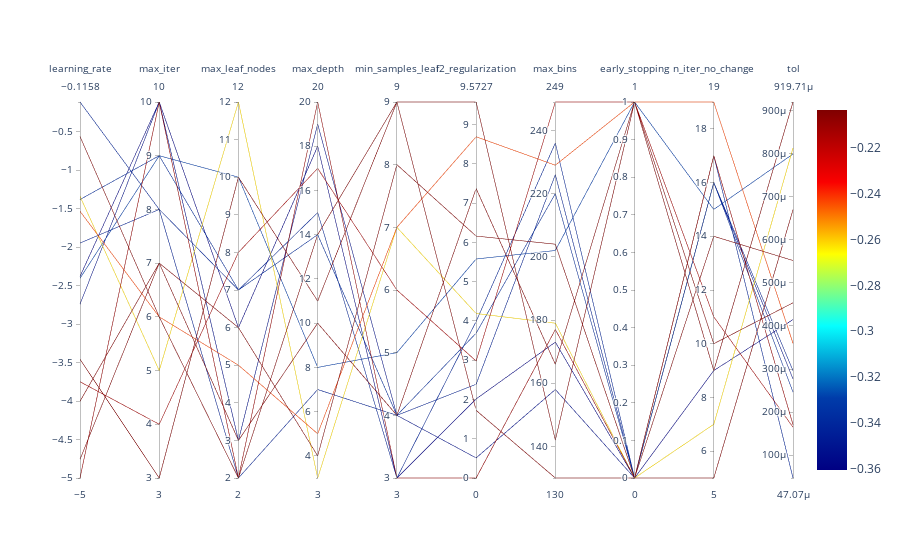

The notebook cell saved with this chart:
### Markdown cell above
## Parallel Coordinates Plot

### Code cell
spot_tuner.parallel_plot()

### Figure 1 — Plotly figure (JSON) as saved in the notebook; plotly's stock layout.template omitted (floating-point values rounded to 4 significant figures)
{"data": [{"dimensions": [{"label": "learning_rate", "range": [-5, -0.1158], "values": [-1.341, -4.756, -0.1158, -3.459, -1.536, -0.5638, -3.75, -2.743, -4.003, -2.406, -1.382, -5, -1.948, -2.383]}, {"label": "max_iter", "range": [3, 10], "values": [5, 7, 8, 3, 6, 6, 4, 10, 7, 9, 9, 10, 8, 10]}, {"label": "max_leaf_nodes", "range": [2, 12], "values": [12, 3, 7, 10, 5, 2, 8, 3, 6, 10, 7, 2, 2, 6]}, {"label": "max_depth", "range": [3, 20], "values": [3, 10, 15, 11, 5, 14, 17, 19, 4, 8, 14, 20, 7, 18]}, {"label": "min_samples_leaf", "range": [3, 9], "values": [7, 4, 3, 9, 7, 9, 6, 4, 8, 5, 4, 3, 4, 3]}, {"label": "l2_regularization", "range": [0, 9.573], "values": [4.188, 7.37, 3.985, 1.722, 8.687, 9.573, 2.978, 0.5116, 6.159, 5.576, 3.686, 0, 2.387, 2.013]}, {"label": "max_bins", "range": [130, 249], "values": [179, 166, 236, 130, 229, 142, 249, 158, 204, 202, 220, 177, 226, 173]}, {"label": "early_stopping", "range": [0, 1], "values": [0, 1, 0, 0, 1, 1, 1, 0, 0, 1, 0, 0, 0, 0]}, {"label": "n_iter_no_change", "range": [5, 19], "values": [7, 10, 17, 14, 19, 9, 11, 16, 5, 15, 16, 17, 16, 9]}, {"label": "tol", "range": [4.707e-05, 0.0009197], "values": [0.0008129, 0.0004537, 4.707e-05, 0.0005518, 0.0003596, 0.0009197, 0.0001649, 0.000277, 0.0006696, 0.000799, 0.0002465, 0.000171, 0.0002961, 0.0004147]}], "line": {"cmax": -0.2034, "cmin": -0.3606, "color": [-0.2618, -0.2034, -0.3427, -0.2034, -0.2429, -0.2034, -0.2128, -0.3531, -0.2034, -0.3296, -0.339, -0.21, -0.3446, -0.3606], "colorscale": [[0, "rgb(0,0,131)"], [0.2, "rgb(0,60,170)"], [0.4, "rgb(5,255,255)"], [0.6, "rgb(255,255,0)"], [0.8, "rgb(250,0,0)"], [1, "rgb(128,0,0)"]], "showscale": true}, "type": "parcoords"}], "layout": {}}
